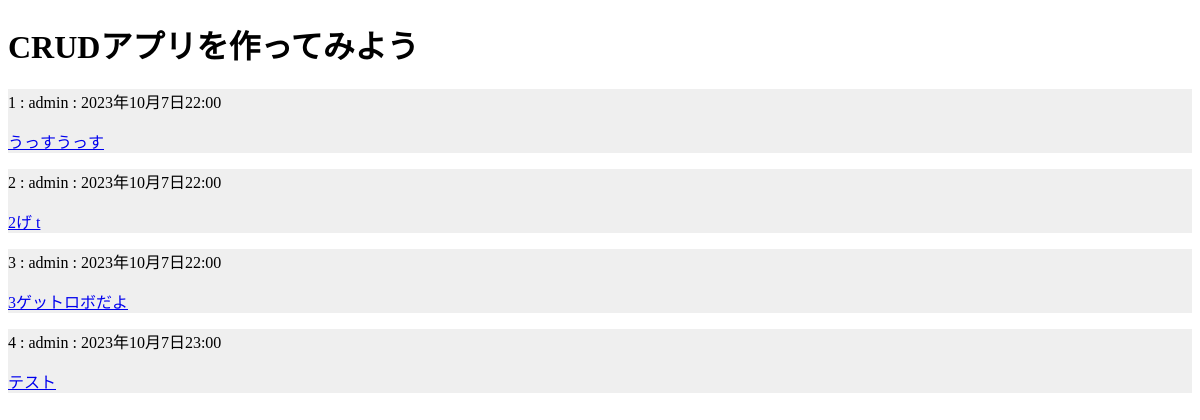
The page /bbs/ on the database as committed earlier.
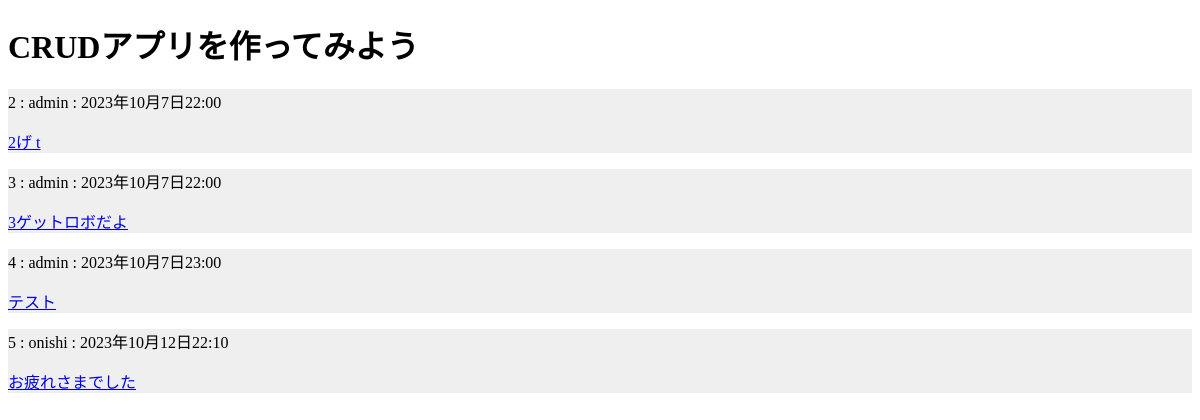
The same page on the database as committed later.
### bbs/models.py (models this page shows, shortened)
class Article(models.Model):
    content = models.TextField()
    author = models.ForeignKey(User, on_delete=models.PROTECT)
    created_at = models.DateTimeField(auto_now_add=True)
    updated_at = models.DateTimeField(auto_now=True)

### bbs/views.py (the view)
# urls.py: path('', views.IndexView.as_view(), name='index'),
class IndexView(generic.ListView):
    model = Article
    template_name = 'bbs/index.html'

### templates/bbs/index.html (shortened to what this page needs)
{% extends "base.html" %}
{% block content %}
<h1>CRUDアプリを作ってみよう</h1>
{% for article in object_list %}
<div class="container">
    <p>{{ article.id }} : {{ article.author }} : {{ article.created_at }}</p>
    <p><a href='{% url "bbs:detail" article.id %}'>{{ article.content }}</a></p>
</div>
{% endfor %}
{% endblock %}

### templates/base.html (shortened to what this page needs)
<!DOCTYPE html>
<html lang="ja">
    <head>
    </head>
    <body>
      {% block content %}
      {% endblock %}
    </body>
</html>

### templates/base.html (style rules this page uses)
.container { background-color: #efefef }

Rows that differ between the two databases and show on the page:
removed Article: id "1", author "admin", created_at "2023年10月7日22:00", content "うっすうっす"
added Article: id "5", author "onishi", created_at "2023年10月12日22:10", content "お疲れさまでした"
